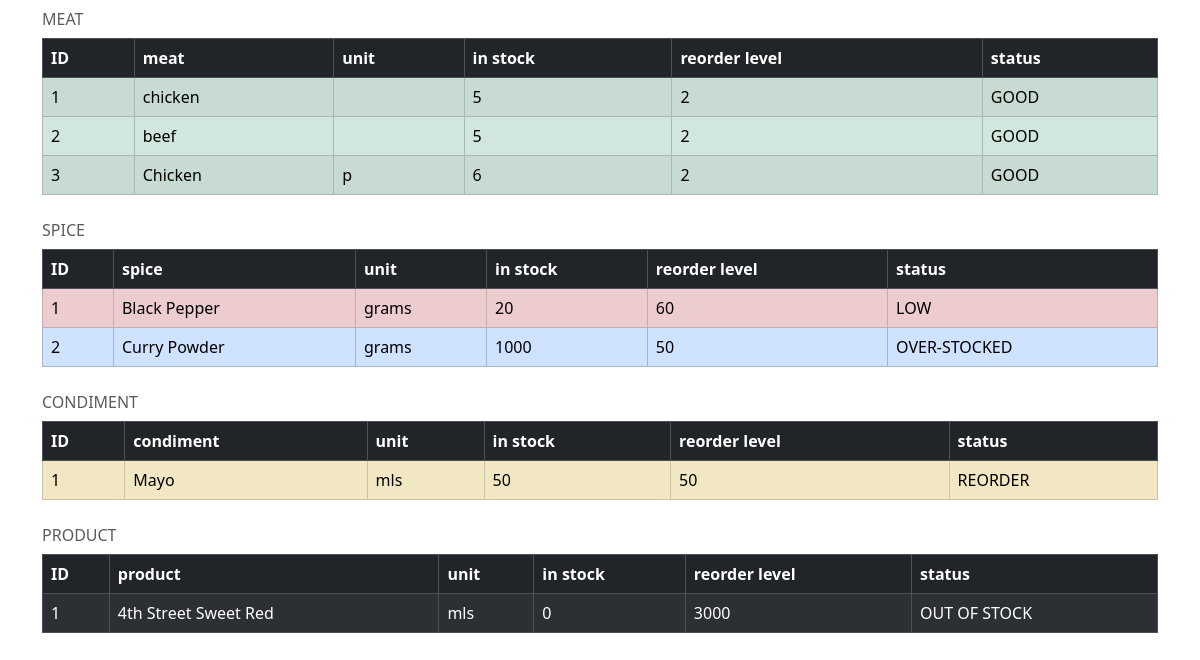
/inventory/list/, run on the app's committed database.
### inventory/models.py (models this page shows, shortened)
class Meat(models.Model):
	meat = models.CharField(max_length = 20, unique = True)
	unit = models.CharField(max_length = 10, choices = UNIT_CHOICES, default = 'p')
	in_stock = models.IntegerField()
	reorder_level = models.IntegerField()
	status = models.CharField( max_length = 10, default	= 'UNKNOWN')

class Spice(models.Model):
	spice = models.CharField(max_length = 20, unique = True)
	unit = models.CharField(max_length = 10, choices = UNIT_CHOICES)
	in_stock = models.IntegerField()
	reorder_level = models.IntegerField()
	status = models.CharField( max_length = 10 )

class Condiment(models.Model):
	condiment = models.CharField(max_length = 20, unique = True)
	unit = models.CharField(max_length = 10, choices = UNIT_CHOICES)
	in_stock = models.IntegerField()
	reorder_level = models.IntegerField()
	status = models.CharField( max_length = 10 )

class Product(models.Model):
	product = models.CharField(max_length = 100, unique = True)
	unit = models.CharField(max_length = 10, choices = UNIT_CHOICES)
	in_stock = models.IntegerField()
	reorder_level = models.IntegerField()
	status = models.CharField( max_length = 10 )

### inventory/views.py (the view)
# urls.py: path('list/', list_view, name='list'),
def list_view(request):
	context = {}
	meat_model_instances = Meat.objects.all()
	context.update({'meat_model_instances': meat_model_instances})
	try:
		set_status(meat_model_instances)
	except ObjectDoesNotExist:
		pass
	try:
		value = meat_model_instances[0]
		meat_index_error = False
	except IndexError:
		meat_index_error = True
	context.update({'meat_index_error': meat_index_error})
	grocery_model_instances = Grocery.objects.all()
	context.update({'grocery_model_instances': grocery_model_instances})
	try:
		set_status(grocery_model_instances)
	except ObjectDoesNotExist:
		pass
	try:
		value = grocery_model_instances[0]
		grocery_index_error = False
	except IndexError:
		grocery_index_error = True
	context.update({'grocery_index_error': grocery_index_error})
	spice_model_instances = Spice.objects.all()
	context.update({'spice_model_instances': spice_model_instances})
	try:
		set_status(spice_model_instances)
	except ObjectDoesNotExist:
		pass
	try:
		value = spice_model_instances[0]
		spice_index_error = False
	except IndexError:
		spice_index_error = True
	context.update({'spice_index_error': spice_index_error})
	condiment_model_instances = Condiment.objects.all()
	context.update({'condiment_model_instances': condiment_model_instances})
	try:
		set_status(condiment_model_instances)
	except ObjectDoesNotExist:
		pass
	try:
		value = condiment_model_instances[0]
		condiment_index_error = False
	except IndexError:
		condiment_index_error = True
	context.update({'condiment_index_error': condiment_index_error})
	product_model_instances = Product.objects.all()
	context.update({'product_model_instances': product_model_instances})
	try:
		set_status(product_model_instances)
	except ObjectDoesNotExist:
		pass
	try:
		value = product_model_instances[0]
		product_index_error = False
	except IndexError:
		product_index_error = True
	context.update({'product_index_error': product_index_error})
	return render(request, "inventory/list_view.html", context)

### inventory/views.py (called while the page is built)
def check_status(M):
	if M.in_stock >= 4 * M.reorder_level:
		return 1
	elif M.in_stock > 2 * M.reorder_level and M.in_stock <= 4 * M.reorder_level:
		return 2
	elif M.in_stock == M.reorder_level:
		return 3
	elif M.in_stock < M.reorder_level and M.in_stock> 0:
		return 4
	elif M.in_stock == 0:
		return 0

def set_status(models):
	for M in models:
		status = check_status(M)
		M.status = STATUS_CHOICES.get(status, 'UNKNOWN')
		M.save()

### templates/inventory/list_view.html (shortened to what this page needs)
{% extends 'base.html' %}
{% block content %}
{% load tags_file %}
<div class="container">
    {% if index_error %}
        {% comment %}{% endcomment %}
    {% else %}
        {{ meat_model_instances|as_table }}
    {% endif %}
    {% if spice_index_error %}
    {% else %}
        {{ spice_model_instances|as_table }}
    {% endif %}
    {% if condiment_index_error %}
    {% else %}
        {{ condiment_model_instances|as_table }}
    {% endif %}
    {% if product_index_error %}
    {% else %}
        {{ product_model_instances|as_table }}
    {% endif %}
</div>
{% endblock %}

### templates/base.html (shortened to what this page needs)
{% load django_bootstrap5 %}
{% bootstrap_css %}
<!DOCTYPE html>
<html>
    <head>
    </head>
    <body>
        {% block content %}
        {% endblock %}
    </body>
</html>

### data on the page
Meat: status+id+meat "MEAT ID meat unit in stock reorder level status 1 chicken 5 2 GOOD 2 beef 5 2 GOOD 3 Chicken p 6 2 GOOD"
Spice: status+id+spice "SPICE ID spice unit in stock reorder level status 1 Black Pepper grams 20 60 LOW 2 Curry Powder grams 1000 50 OVER-STOCKED"
Condiment: status+id+condiment "CONDIMENT ID condiment unit in stock reorder level status 1 Mayo mls 50 50 REORDER"
Product: status+id+product "PRODUCT ID product unit in stock reorder level status 1 4th Street Sweet Red mls 0 3000 OUT OF STOCK"
